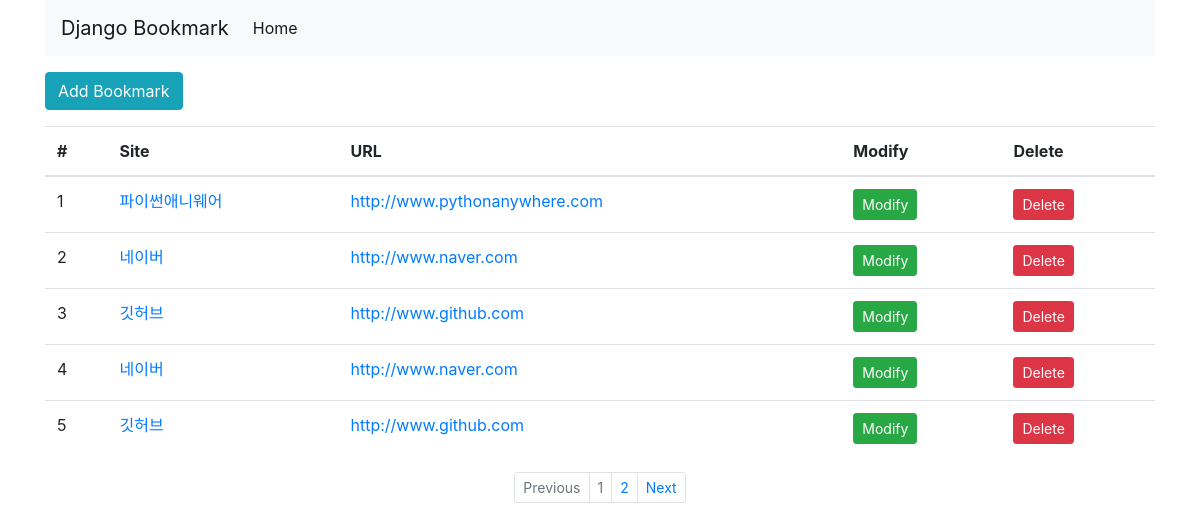
Screenshot of /bookmark/ with the database file from the repository.
### bookmark/models.py (models this page shows, shortened)
class Bookmark(models.Model):
    site_name = models.CharField(max_length=100)
    url = models.URLField('Site URL')

### bookmark/views.py (the view)
# urls.py: path('', BookmarkListView.as_view(), name='list'),
class BookmarkListView(ListView):
    model = Bookmark

### bookmark/templates/bookmark/bookmark_list.html (shortened to what this page needs)
{% extends 'base.html' %}
{% block content %}
    <div class="btn-group">
        <a href="{% url 'add' %}" class="btn btn-info">Add Bookmark</a>
    </div>
    <table class="table">
        <thead>
            <tr>
                <th scope="col">#</th>
                <th scope="col">Site</th>
                <th scope="col">URL</th>
                <th scope="col">Modify</th>
                <th scope="col">Delete</th>
            </tr>
        </thead>
        <tbody>
            {% for bookmark in object_list %}
            <tr>
                <td>{{forloop.counter}}</td>
                <td><a href="{% url 'detail' bookmark.id %}">{{bookmark.site_name}}</a></td>
                <td><a href="{{bookmark.url}}" target="_blank">{{bookmark.url}}</a></td>
                <td><a href="{% url 'update' bookmark.id %}" class="btn btn-success btn-sm">Modify</a></td>
                <td><a href="{% url 'delete' bookmark.id %}" class="btn btn-danger btn-sm">Delete</a></td>
            </tr>
            {% endfor %}
        </tbody>
    </table>
{% endblock %}
{% block pagination %}
    {% if is_paginated %}
    <ul class="pagination justify-content-center pagination-sm">
        {% if page_obj.has_previous %}
            <li class="page-item">
              <a class="page-link" href="{% url 'list' %}?page={{ page_obj.previous_page_number }}" tabindex="-1">Previous</a>
            </li>
        {% else %}
            <li class="page-item disabled">
                <a class="page-link" href="#" tabindex="-1">Previous</a>
            </li>
        {% endif %}
        {% for object in page_obj.paginator.page_range %}
            <li class="page-item {% if page_obj.number == forloop.counter %}disabled{% endif %}">
                <a class="page-link" href="{{ request.path }}?page={{ forloop.counter }}">{{ forloop.counter }}</a>
            </li>
        {% endfor %}
        {% if page_obj.has_next %}
            <li class="page-item">
              <a class="page-link" href="{% url 'list' %}?page={{ page_obj.next_page_number }}">Next</a>
            </li>
        {% else %}
            <li class="page-item disabled">
                <a class="page-link" href="#">Next</a>
            </li>
        {% endif %}
    </ul>
    {% endif %}
{% endblock %}

### templates/base.html (shortened to what this page needs)
<!DOCTYPE html>
<html lang="en">
<head>
    <link rel="stylesheet" href="https://stackpath.bootstrapcdn.com/bootstrap/4.4.1/css/bootstrap.min.css">
    {% load static %}
    <link rel="stylesheet" href="{% static 'style.css' %}">
</head>
<body>
<div class="container">
    <nav class="navbar navbar-expand-lg navbar-light bg-light">
        <a class="navbar-brand" href="#">Django Bookmark</a>
        <div class="collapse navbar-collapse" id="navbarSupportedContent">
            <ul class="navbar-nav mr-auto">
                <li class="nav-item active">
                    <a class="nav-link" href="#">Home <span class="sr-only">(current)</span></a>
                </li>
            </ul>
        </div>
    </nav>
    <div class="row">
        <div class="col">
            {% block content %}
            {% endblock %}
            {% block pagination %}
            {% endblock %}
        </div>
    </div>
</body>
</html>

### static/style.css (style rules this page uses)
body { width:100%; }

### rows the page displays
Bookmark: site_name "파이썬애니웨어", url "http://www.pythonanywhere.com"
Bookmark: site_name "네이버", url "http://www.naver.com"
Bookmark: site_name "깃허브", url "http://www.github.com"
Bookmark: site_name "네이버", url "http://www.naver.com"
Bookmark: site_name "깃허브", url "http://www.github.com"
